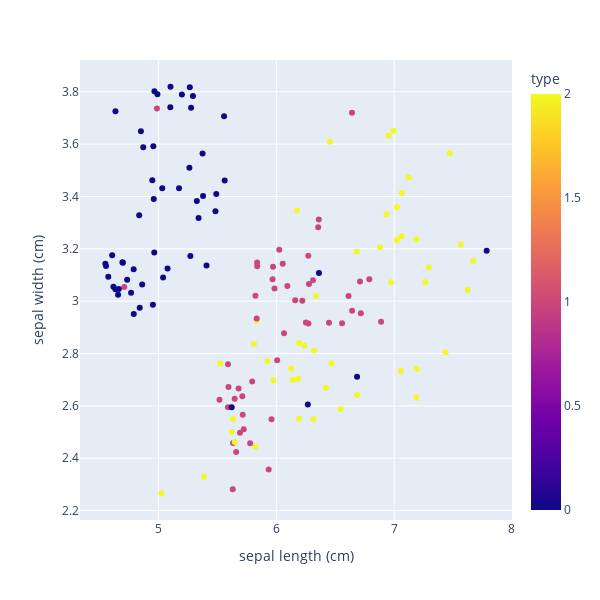

Notebook source saved alongside this figure:
### Code cell
px.scatter(iris_df, x = 'sepal length (cm)', y = 'sepal width (cm)', color = 'type', width = 600, height = 600)

### Figure 1 — Plotly figure (JSON) as saved in the notebook; plotly's stock layout.template omitted (floating-point values rounded to 4 significant figures; data arrays with more than 128 entries replaced by an {"elided": "..."} marker saying what was removed)
{"data": [{"hovertemplate": "sepal length (cm)=%{x}<br>sepal width (cm)=%{y}<br>type=%{marker.color}<extra></extra>", "legendgroup": "", "marker": {"color": {"elided": "150 int values"}, "coloraxis": "coloraxis", "symbol": "circle"}, "mode": "markers", "name": "", "orientation": "v", "showlegend": false, "type": "scatter", "x": {"elided": "150 float values"}, "xaxis": "x", "y": {"elided": "150 float values"}, "yaxis": "y"}], "layout": {"coloraxis": {"colorbar": {"title": {"text": "type"}}, "colorscale": [[0, "#0d0887"], [0.1111, "#46039f"], [0.2222, "#7201a8"], [0.3333, "#9c179e"], [0.4444, "#bd3786"], [0.5556, "#d8576b"], [0.6667, "#ed7953"], [0.7778, "#fb9f3a"], [0.8889, "#fdca26"], [1, "#f0f921"]]}, "height": 600, "legend": {"tracegroupgap": 0}, "margin": {"t": 60}, "width": 600, "xaxis": {"anchor": "y", "autorange": true, "domain": [0, 1], "range": [4.333, 8.001], "title": {"text": "sepal length (cm)"}, "type": "linear"}, "yaxis": {"anchor": "x", "autorange": true, "domain": [0, 1], "range": [2.164, 3.922], "title": {"text": "sepal width (cm)"}, "type": "linear"}}}
